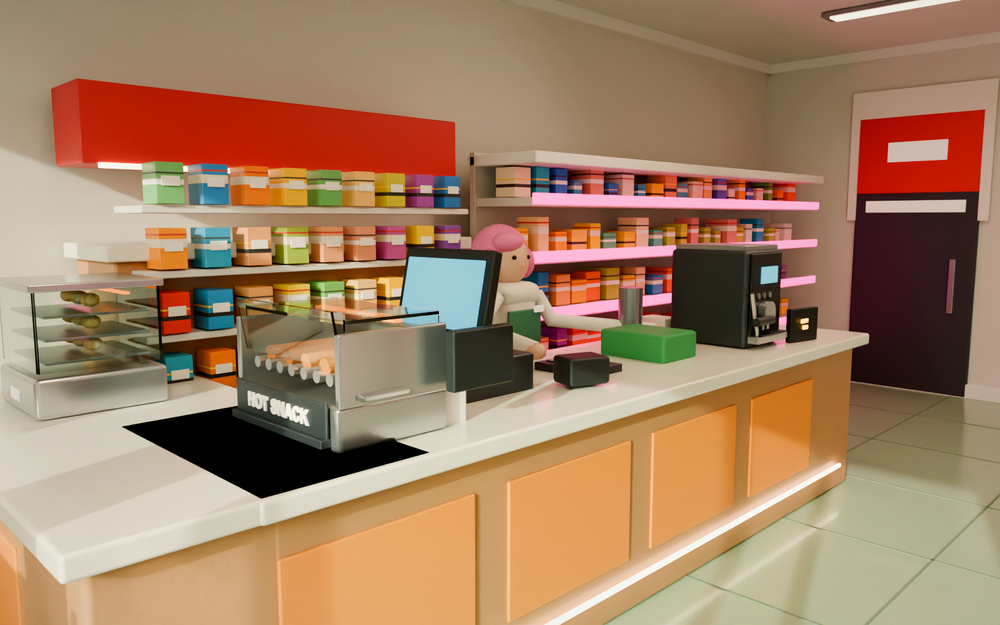
#> input picture archive/popuri-before-anime/renders/Popuri_Checkout_Detail.png, 1000 x 625 px, shrunk from 1600 x 1000 before the run
$ python popuri_post.py --src renders/Popuri_Checkout_Detail.png --dst out.png --mode day
#> lines starting #> are read from the running program, lines starting #| are printed output that depends on the picture
#> in grade, img is the input picture: PIL image 1000x625 RGB; mean R, G, B 162.1, 128.2, 99.4
"""Tasteful post grade for the Popuri store renders.

Pillow only. Adds a restrained photographic curve, highlight bloom and a soft
vignette without changing the geometry or inventing detail.
"""
from __future__ import annotations

import argparse
import os

import numpy as np
from PIL import Image, ImageEnhance, ImageFilter

ROOT = os.path.dirname(os.path.abspath(__file__))


def bloom_layer(rgb: np.ndarray, threshold: float, radius: float, tint):
#> called with threshold = 0.82, radius = 14, tint = (1, 0.86, 0.72)
    lum = 0.2126 * rgb[..., 0] + 0.7152 * rgb[..., 1] + 0.0722 * rgb[..., 2]
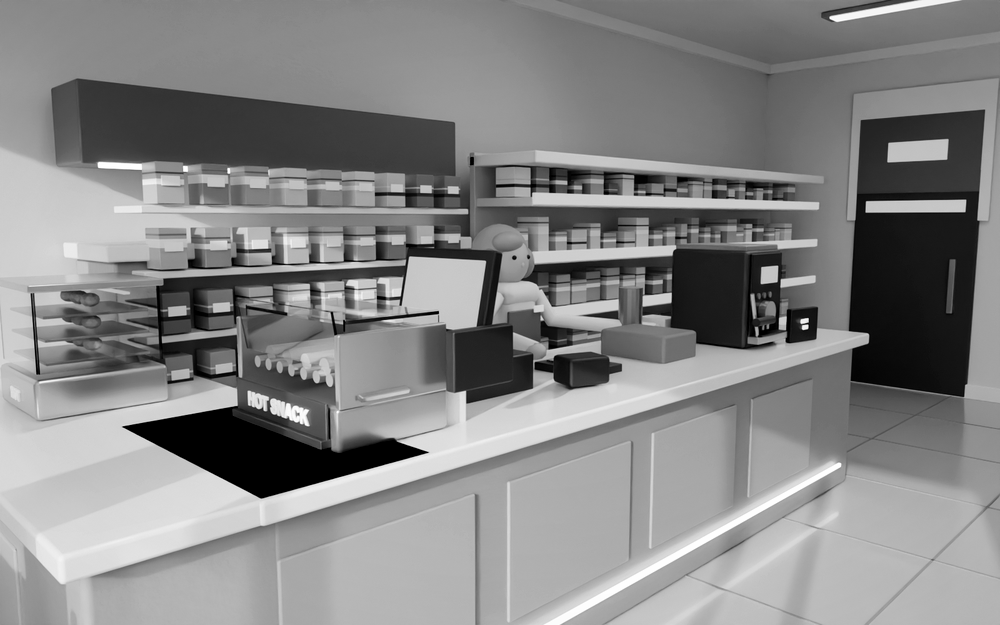
#> lum: shape (625, 1000) float32; min 0, max 1, mean 0.528; drawn with min black and max white
    mask = np.clip((lum - threshold) / max(1e-5, 1.0 - threshold), 0, 1) ** 1.6
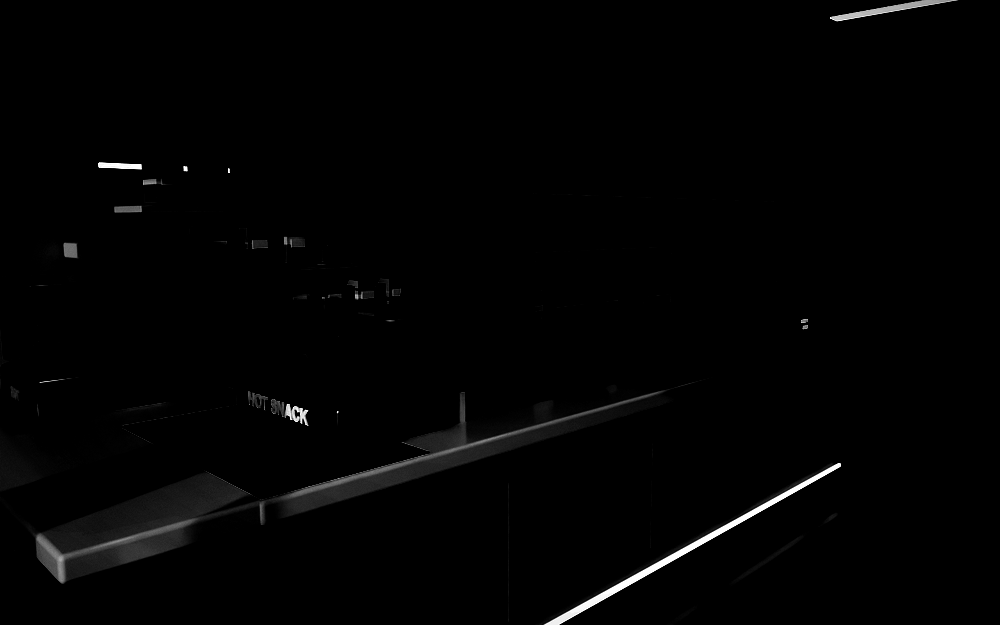
#> mask: shape (625, 1000) float32; min 0, max 1, mean 0.011
    im = Image.fromarray((mask * 255).astype(np.uint8), mode="L")
    im = im.filter(ImageFilter.GaussianBlur(radius))
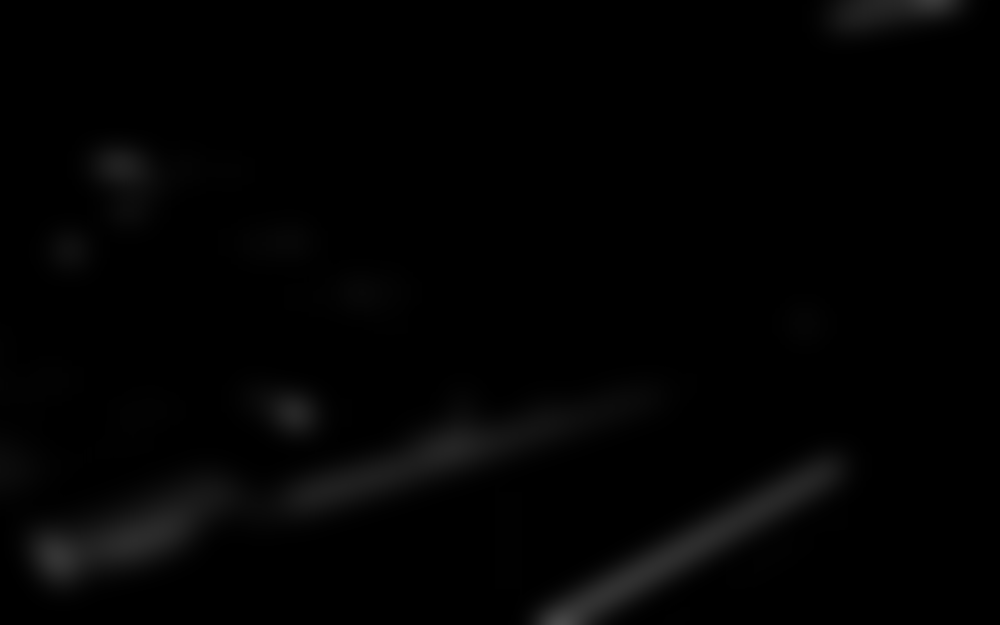
#> im: PIL image 1000x625 L; min 0, max 73, mean 2.8
    b = np.asarray(im).astype(np.float32) / 255.0
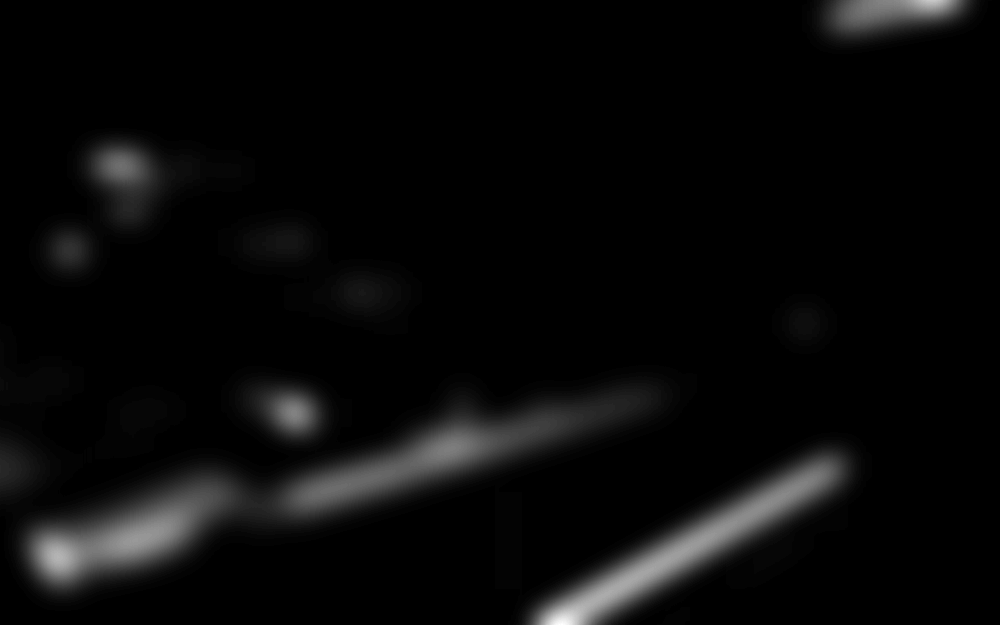
#> b: shape (625, 1000) float32; min 0, max 0.286, mean 0.0108; drawn with min black and max white
    glow = np.stack([b * tint[0], b * tint[1], b * tint[2]], axis=-1)
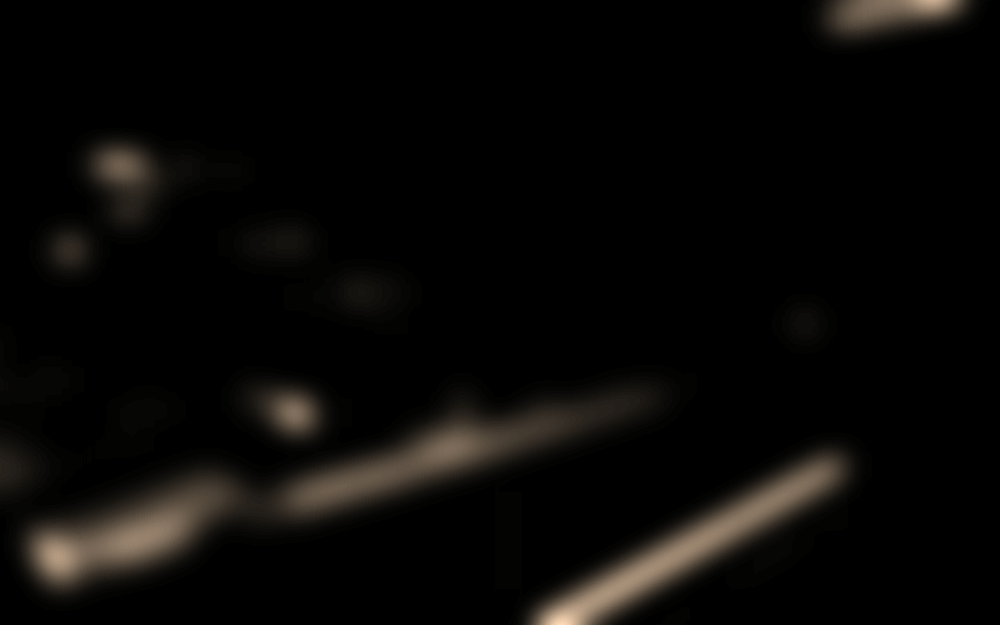
#> glow: shape (625, 1000, 3) float32; mean of channels 0, 1, 2 0.0108, 0.00928, 0.00777; drawn with min black and max white
    return glow


def grade(src: str, dst: str, mode: str):
    img = Image.open(src).convert("RGB")
    rgb = np.asarray(img).astype(np.float32) / 255.0

    if mode == "night":
        # Deepen the night while lifting the deepest blacks just enough to keep
        # the asphalt readable.
        rgb = np.clip((rgb - 0.5) * 1.08 + 0.5, 0, 1)
        rgb = np.clip(rgb * 0.985 + 0.008, 0, 1)
        rgb = np.clip(rgb ** 0.97, 0, 1)
        glow = bloom_layer(rgb, 0.56, 22.0, (1.0, 0.58, 0.92))
        rgb = 1 - (1 - rgb) * (1 - glow * 0.36)
        rgb = np.clip(rgb, 0, 1)
        sat = 1.14
        vignette = 0.20
        sharpen = 1.1
    elif mode == "sign":
        rgb = np.clip((rgb - 0.5) * 1.05 + 0.5, 0, 1)
        glow = bloom_layer(rgb, 0.64, 16.0, (1.0, 0.62, 0.92))
        rgb = 1 - (1 - rgb) * (1 - glow * 0.28)
        rgb = np.clip(rgb, 0, 1)
        sat = 1.08
        vignette = 0.14
        sharpen = 1.05
    else:
        # Day interior: add presence and a little warmth, no neon bloom.
        rgb = np.clip((rgb - 0.5) * 1.075 + 0.5, 0, 1)
        rgb[..., 0] *= 1.018
        rgb[..., 2] *= 0.992
        glow = bloom_layer(rgb, 0.82, 14.0, (1.0, 0.86, 0.72))
        rgb = 1 - (1 - rgb) * (1 - glow * 0.12)
        rgb = np.clip(rgb, 0, 1)
        sat = 1.05
        vignette = 0.09
        sharpen = 1.03

    # Saturation and a gentle filmic S-curve.
    im = Image.fromarray((rgb * 255).astype(np.uint8))
#> im: PIL image 1000x625 RGB
    im = ImageEnhance.Color(im).enhance(sat)
    im = ImageEnhance.Contrast(im).enhance(1.035)
    im = ImageEnhance.Sharpness(im).enhance(sharpen)

    # Radial vignette.
    w, h = im.size
#> w = 1000; h = 625
    yy, xx = np.mgrid[0:h, 0:w]
    nx = (xx - w / 2) / (w / 2)
    ny = (yy - h / 2) / (h / 2)
    r = np.sqrt(nx * nx + ny * ny) / 1.414
    vig = np.clip(1.0 - vignette * (r ** 2.2), 0, 1)[..., None]
    arr = np.asarray(im).astype(np.float32) * vig
    Image.fromarray(np.clip(arr, 0, 255).astype(np.uint8)).save(dst)
    print("POST_OK", dst)


if __name__ == "__main__":
    parser = argparse.ArgumentParser()
    parser.add_argument("--src", required=True)
    parser.add_argument("--dst", required=True)
    parser.add_argument("--mode", choices=("day", "night", "sign"), required=True)
    args = parser.parse_args()
    grade(args.src, args.dst, args.mode)

$ run again, on archive/popuri-before-anime/renders/Popuri_Interior.png
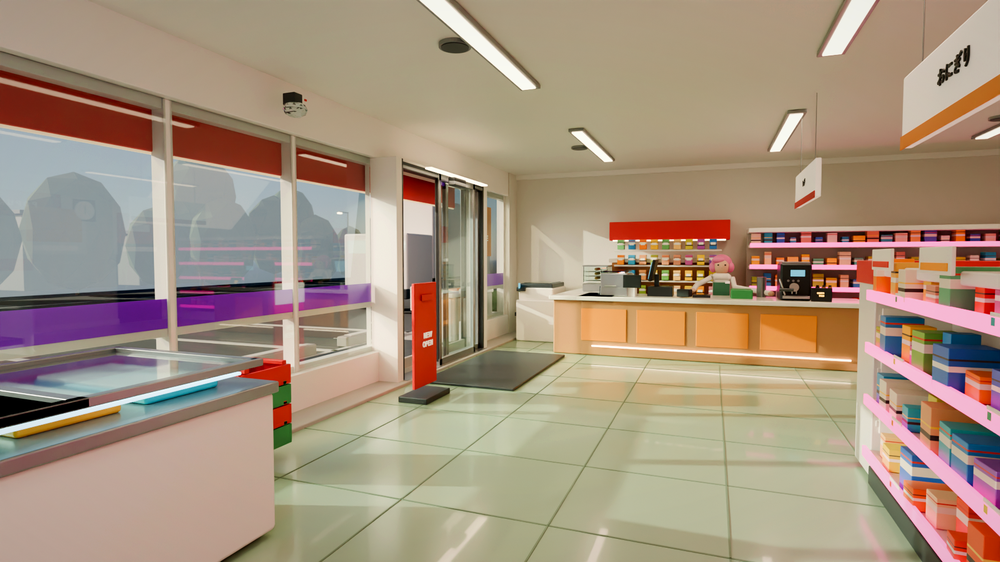
#> input picture archive/popuri-before-anime/renders/Popuri_Interior.png, 1000 x 562 px, shrunk from 1800 x 1012 before the run
#> in grade, img is the input picture: PIL image 1000x562 RGB; mean R, G, B 166.3, 146.3, 126.3
#> in bloom_layer, `lum = 0.2126 * rgb[..., 0] + 0.7152 * rgb[..., 1] + 0.0722 * rgb[..., 2]`:
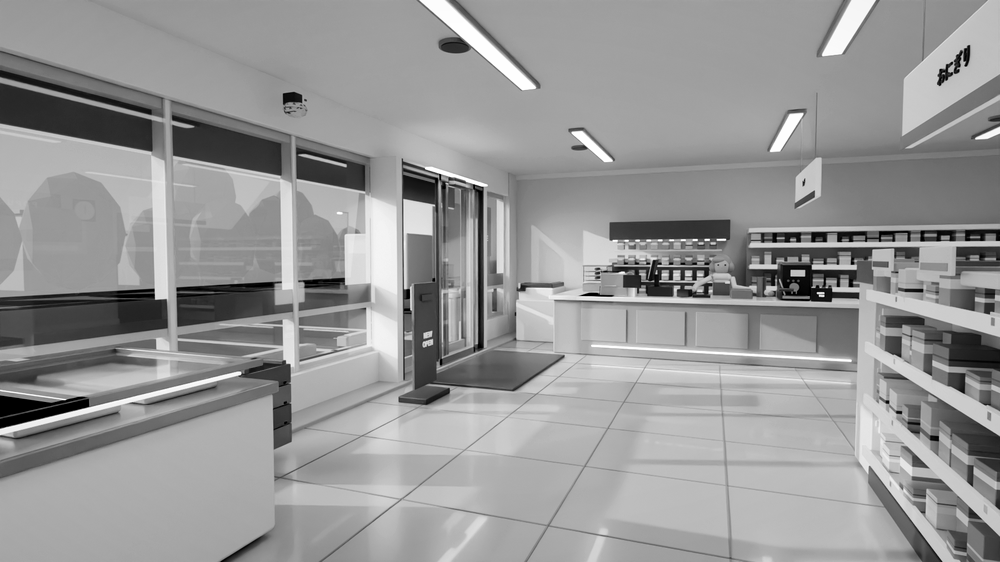
#> lum: shape (562, 1000) float32; min 0, max 1, mean 0.593; drawn with min black and max white
#> in bloom_layer, `im = im.filter(ImageFilter.GaussianBlur(radius))`:
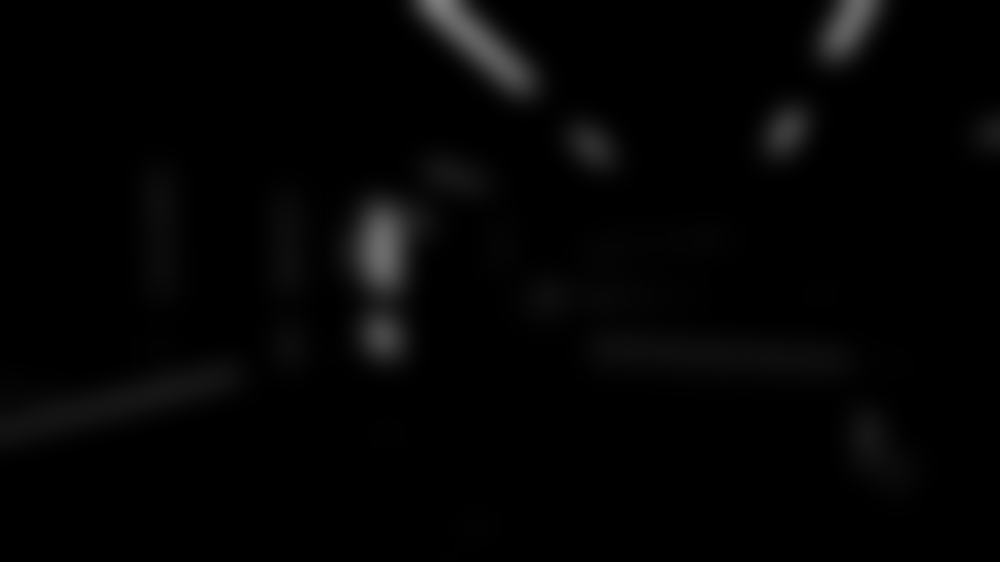
#> im: PIL image 1000x562 L; min 0, max 125, mean 3.7

$ run again, on archive/popuri-before-anime/renders/Popuri_Storefront_Detail.png
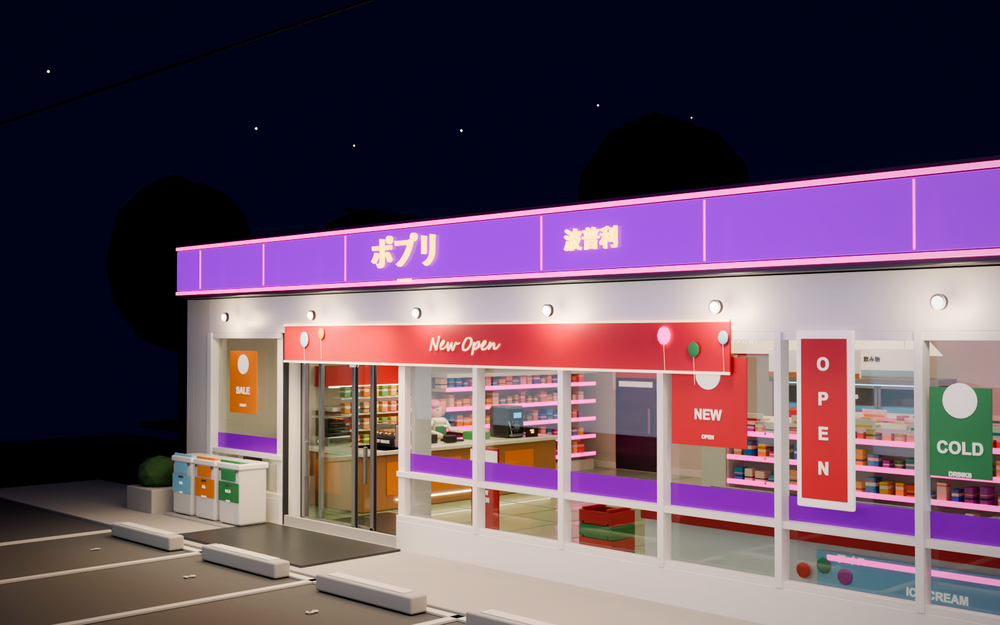
#> input picture archive/popuri-before-anime/renders/Popuri_Storefront_Detail.png, 1000 x 625 px, shrunk from 1600 x 1000 before the run
#> in grade, img is the input picture: PIL image 1000x625 RGB; mean R, G, B 99, 78.2, 93.4
#> in bloom_layer, `lum = 0.2126 * rgb[..., 0] + 0.7152 * rgb[..., 1] + 0.0722 * rgb[..., 2]`:
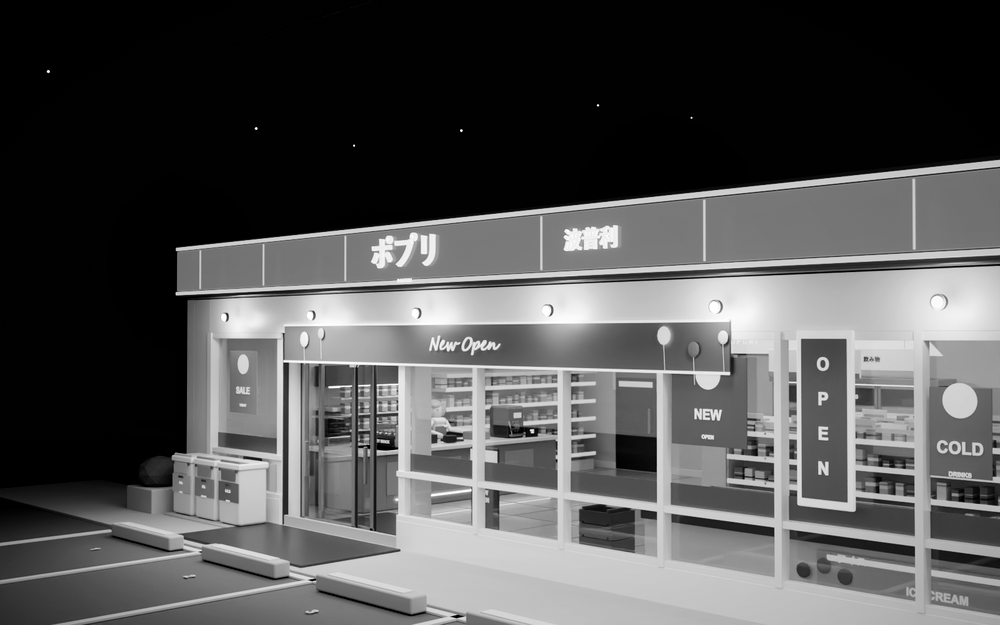
#> lum: shape (625, 1000) float32; min 0, max 1, mean 0.328; drawn with min black and max white
#> in bloom_layer, `im = im.filter(ImageFilter.GaussianBlur(radius))`:
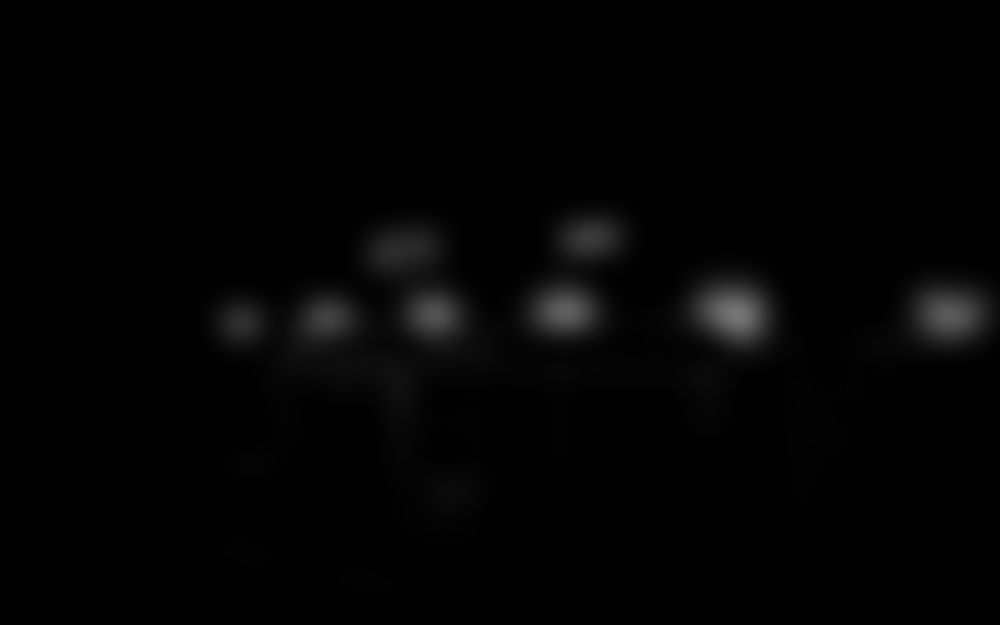
#> im: PIL image 1000x625 L; min 0, max 117, mean 3.1
